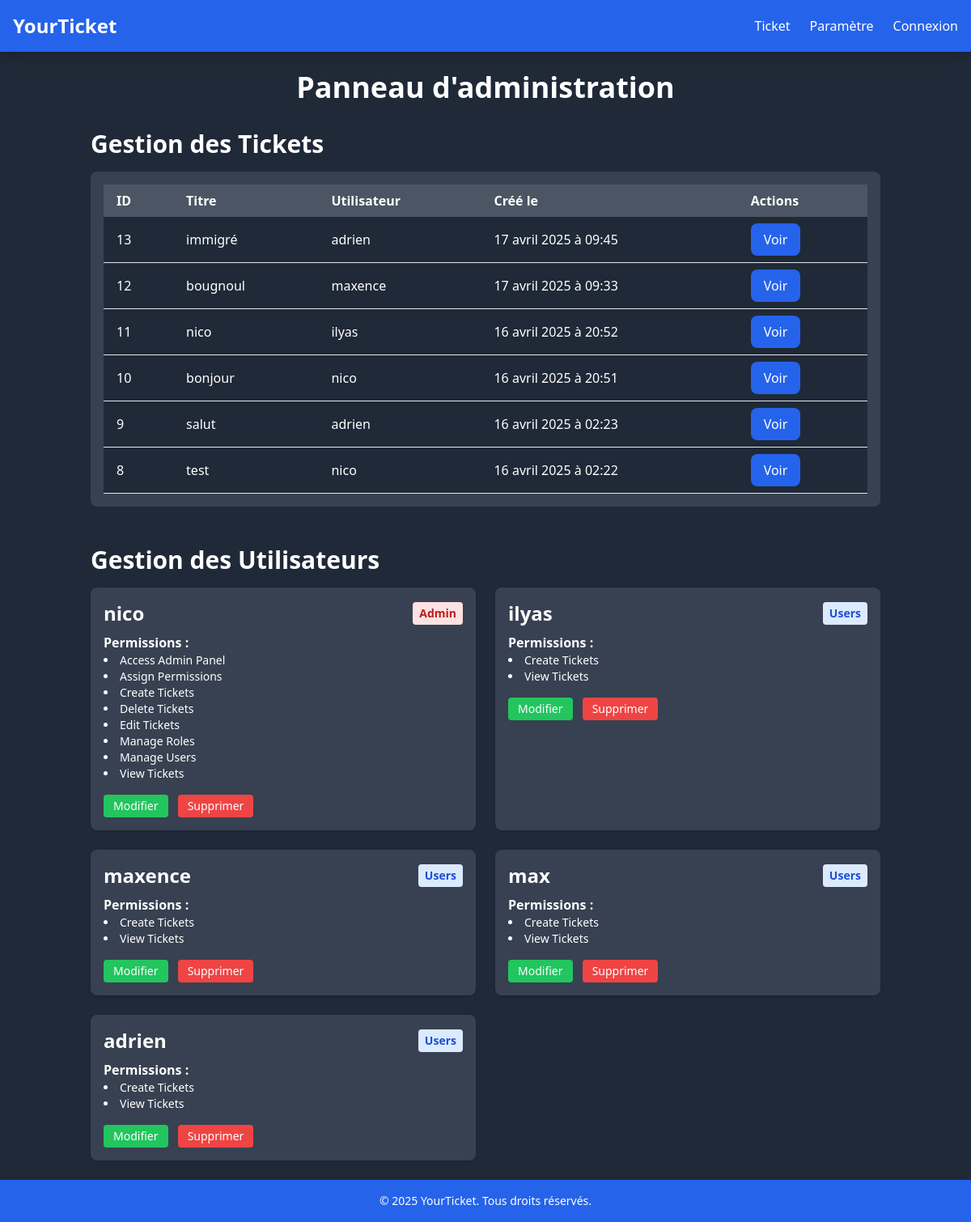
Screenshot of /SITE_TICKET/admin.php with the database file from the repository.
### tables this page shows
CREATE TABLE `Ticket` (
  `Id` int NOT NULL,
  `Title` varchar(255) NOT NULL,
  `User_id` int DEFAULT NULL,
  `Created_at` timestamp NULL DEFAULT CURRENT_TIMESTAMP,
  `Updated_at` timestamp NULL DEFAULT NULL,
  `Updated_by` int DEFAULT NULL,
  `Created_by` int DEFAULT NULL,
  `Deleted_at` timestamp NULL DEFAULT NULL
);

CREATE TABLE `Users` (
  `Id` int NOT NULL,
  `Role_id` int DEFAULT NULL,
  `Username` varchar(255) NOT NULL,
  `Firstname` varchar(255) NOT NULL,
  `Lastname` varchar(255) DEFAULT NULL,
  `Password` varchar(255) NOT NULL,
  `mail` varchar(255) NOT NULL,
  `Image` varchar(255) DEFAULT NULL,
  `Status` varchar(1) NOT NULL DEFAULT 'Y',
  `Created_at` timestamp NULL DEFAULT CURRENT_TIMESTAMP,
  `Deleted_at` timestamp NULL DEFAULT NULL,
  `Updated_at` timestamp NULL DEFAULT NULL,
  `Created_by` int DEFAULT NULL
);

### SITE_TICKET/admin.php (the view, shortened to what this page needs)
<?php
try {
    $pdo = new PDO('mysql:host=localhost;dbname=ticket_233', 'root', 'root');
    $pdo->setAttribute(PDO::ATTR_ERRMODE, PDO::ERRMODE_EXCEPTION);
} catch (PDOException $e) {
    die('Connection failed: ' . $e->getMessage());
}
function formatDateFr($datetime) {
    $fmt = new IntlDateFormatter(
        'fr_FR',
        IntlDateFormatter::LONG,
        IntlDateFormatter::SHORT,
        'Europe/Brussels',
        IntlDateFormatter::GREGORIAN,
        "d MMMM yyyy 'à' HH:mm"
    );
    return $fmt->format(new DateTime($datetime));
}
try {
    $queryTickets = $pdo->query("
        SELECT t.Id, t.Title, u.Username, t.Created_at
        FROM Ticket t
        LEFT JOIN Users u ON t.User_id = u.Id
        ORDER BY t.Created_at DESC
    ");
    $tickets = $queryTickets->fetchAll(PDO::FETCH_ASSOC);
} catch (PDOException $e) {
    $tickets = [];
}
try {
    $queryUsers = $pdo->query("
        SELECT
            u.Id AS user_id,
            u.Username,
            r.Name AS role_name,
            p.Name AS permission_name
        FROM Users u
        JOIN Roles r ON u.Role_id = r.Id
        JOIN Permission_Roles pr ON r.Id = pr.Role_id
        JOIN Permissions p ON pr.Permission_id = p.Id
        WHERE u.Deleted_at IS NULL
        ORDER BY u.Id, p.Name
    ");
    $results = $queryUsers->fetchAll(PDO::FETCH_ASSOC);
    $users = [];
    foreach ($results as $row) {
        $id = $row['user_id'];
        if (!isset($users[$id])) {
            $users[$id] = [
                'user_id'     => $id,
                'username'    => $row['Username'],
                'role'        => $row['role_name'],
                'permissions' => []
            ];
        }
        $users[$id]['permissions'][] = $row['permission_name'];
    }
} catch (PDOException $e) {
    $users = [];
}
?>
<!DOCTYPE html>
<html lang="fr">
<head>
    <script src="https://cdn.tailwindcss.com"></script>
</head>
<body class="bg-gray-800 text-white font-sans">
  <?php require_once './src/components/header.php'; ?>
  <div class="container mx-auto p-6">
    <h1 class="text-4xl font-bold mb-8 text-center">Panneau d'administration</h1>
    <section class="mb-12">
    <h2 class="text-3xl font-semibold mb-4">Gestion des Tickets</h2>
    <div class="overflow-y-auto max-h-[500px] bg-gray-700 p-4 rounded-lg">
        <?php if (count($tickets) > 0): ?>
            <table class="min-w-full table-auto">
                <thead class="bg-gray-600">
                    <tr>
                        <th class="px-4 py-2 text-left">ID</th>
                        <th class="px-4 py-2 text-left">Titre</th>
                        <th class="px-4 py-2 text-left">Utilisateur</th>
                        <th class="px-4 py-2 text-left">Créé le</th>
                        <th class="px-4 py-2 text-left">Actions</th>
                    </tr>
                </thead>
                <tbody>
                    <?php foreach ($tickets as $ticket): ?>
                        <tr class="bg-gray-800 hover:bg-gray-700 border-b">
                            <td class="px-4 py-2"><?= htmlspecialchars($ticket['Id']) ?></td>
                            <td class="px-4 py-2"><?= htmlspecialchars($ticket['Title']) ?></td>
                            <td class="px-4 py-2"><?= htmlspecialchars($ticket['Username']) ?></td>
                            <td class="px-4 py-2">
                                <?= formatDateFr($ticket['Created_at']); ?>
                            </td>
                            <td class="px-4 py-2">
                                <a href="ticket_view.php?id=<?= $ticket['Id'] ?>"
                                   class="inline-block bg-blue-600 text-white px-4 py-2 rounded-lg hover:bg-blue-700 transition">
                                    Voir
                                </a>
                            </td>
                        </tr>
                    <?php endforeach; ?>
                </tbody>
            </table>
        <?php else: ?>
            <p class="text-center text-gray-400">Aucun ticket à afficher pour le moment.</p>
        <?php endif; ?>
    </div>
</section>
    <section>
      <h2 class="text-3xl font-semibold mb-4">Gestion des Utilisateurs</h2>
      <?php if (count($users) > 0): ?>
        <div class="grid grid-cols-1 md:grid-cols-2 gap-6">
          <?php foreach ($users as $user): ?>
            <?php
              $roleName = strtolower($user['role']);
              switch ($roleName) {
                case 'admin':  $badgeClass = 'bg-red-100 text-red-700';    break;
                default:       $badgeClass = 'bg-blue-100 text-blue-700';    break;
              }
            ?>
            <div class="bg-gray-700 p-4 rounded-lg shadow">
              <div class="flex justify-between items-center">
                <h3 class="text-2xl font-bold"><?= htmlspecialchars($user['username']) ?></h3>
                <span class="px-2 py-1 rounded text-sm font-semibold <?= $badgeClass; ?>">
                  <?= htmlspecialchars($user['role']) ?>
                </span>
              </div>
              <div class="mt-2">
                <p class="font-semibold">Permissions :</p>
                <ul class="list-disc list-inside text-sm">
                  <?php foreach ($user['permissions'] as $permission): ?>
                    <li><?= htmlspecialchars($permission) ?></li>
                  <?php endforeach; ?>
                </ul>
              </div>
              <div class="mt-4 space-x-2">
                <a href="edit_user.php?id=<?= $user['user_id'] ?>"
                   class="px-3 py-1 bg-green-500 rounded hover:bg-green-600 text-sm inline-block">
                  Modifier
                </a>
                <a href="delete_user.php?id=<?= $user['user_id'] ?>"
                   class="px-3 py-1 bg-red-500 rounded hover:bg-red-600 text-sm inline-block">
                  Supprimer
                </a>
              </div>
            </div>
          <?php endforeach; ?>
        </div>
      <?php else: ?>
        <p class="text-center text-gray-400">Aucun utilisateur à gérer.</p>
      <?php endif; ?>
    </section>
  </div>
  <?php require_once './src/components/footer.php'; ?>
</body>
</html>

### rows the page displays
ticket: Id "13", Title "immigré", User.Username "adrien", Created_at "17 avril 2025 à 09:45"
ticket: Id "12", Title "bougnoul", User.Username "maxence", Created_at "17 avril 2025 à 09:33"
ticket: Id "11", Title "nico", User.Username "ilyas", Created_at "16 avril 2025 à 20:52"
ticket: Id "10", Title "bonjour", User.Username "nico", Created_at "16 avril 2025 à 20:51"
ticket: Id "9", Title "salut", User.Username "adrien", Created_at "16 avril 2025 à 02:23"
ticket: Id "8", Title "test", User.Username "nico", Created_at "16 avril 2025 à 02:22"

### other values shown
$user['username'] "nico"
$user['role'] "Admin"
$permission "Access Admin Panel"
$permission "Assign Permissions"
$permission "Create Tickets"
$permission "Delete Tickets"
$permission "Edit Tickets"
$permission "Manage Roles"
$permission "Manage Users"
$permission "View Tickets"
$user['username'] "ilyas"
$user['role'] "Users"
$user['username'] "maxence"
$user['username'] "max"
$user['username'] "adrien"
